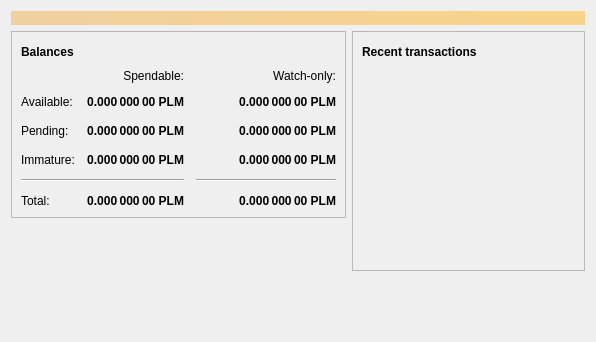
<?xml version="1.0" encoding="UTF-8"?>
<ui version="4.0">
 <class>OverviewPage</class>
 <widget class="QWidget" name="OverviewPage">
  <property name="geometry">
   <rect>
    <x>0</x>
    <y>0</y>
    <width>596</width>
    <height>342</height>
   </rect>
  </property>
  <property name="windowTitle">
   <string>Form</string>
  </property>
  <layout class="QVBoxLayout" name="topLayout">
   <item>
    <widget class="QLabel" name="labelAlerts">
     <property name="visible">
      <bool>false</bool>
     </property>
     <property name="styleSheet">
      <string notr="true">QLabel { background-color: qlineargradient(x1: 0, y1: 0, x2: 1, y2: 0, stop:0 #F0D0A0, stop:1 #F8D488); color:#000000; }</string>
     </property>
     <property name="wordWrap">
      <bool>true</bool>
     </property>
     <property name="margin">
      <number>3</number>
     </property>
     <property name="textInteractionFlags">
      <set>Qt::TextSelectableByMouse</set>
     </property>
    </widget>
   </item>
   <item>
    <layout class="QHBoxLayout" name="horizontalLayout" stretch="1,1">
     <item>
      <layout class="QVBoxLayout" name="verticalLayout_2">
       <item>
        <widget class="QFrame" name="frame">
         <property name="frameShape">
          <enum>QFrame::StyledPanel</enum>
         </property>
         <property name="frameShadow">
          <enum>QFrame::Raised</enum>
         </property>
         <layout class="QVBoxLayout" name="verticalLayout_4">
          <item>
           <layout class="QHBoxLayout" name="horizontalLayout_4">
            <item>
             <widget class="QLabel" name="label_5">
              <property name="font">
               <font>
                <weight>75</weight>
                <bold>true</bold>
               </font>
              </property>
              <property name="text">
               <string>Balances</string>
              </property>
             </widget>
            </item>
            <item>
             <widget class="QPushButton" name="labelWalletStatus">
              <property name="enabled">
               <bool>true</bool>
              </property>
              <property name="maximumSize">
               <size>
                <width>30</width>
                <height>16777215</height>
               </size>
              </property>
              <property name="toolTip">
               <string>The displayed information may be out of date. Your wallet automatically synchronizes with the Palladium network after a connection is established, but this process has not completed yet.</string>
              </property>
              <property name="text">
               <string/>
              </property>
              <property name="icon">
               <iconset resource="../palladium.qrc">
                <normaloff>:/icons/warning</normaloff>
                <disabledoff>:/icons/warning</disabledoff>:/icons/warning</iconset>
              </property>
              <property name="iconSize">
               <size>
                <width>24</width>
                <height>24</height>
               </size>
              </property>
              <property name="flat">
               <bool>true</bool>
              </property>
             </widget>
            </item>
            <item>
             <spacer name="horizontalSpacer_3">
              <property name="orientation">
               <enum>Qt::Horizontal</enum>
              </property>
              <property name="sizeHint" stdset="0">
               <size>
                <width>40</width>
                <height>20</height>
               </size>
              </property>
             </spacer>
            </item>
           </layout>
          </item>
          <item>
           <layout class="QGridLayout" name="gridLayout">
            <property name="spacing">
             <number>12</number>
            </property>
            <item row="2" column="2">
             <widget class="QLabel" name="labelWatchPending">
              <property name="font">
               <font>
                <weight>75</weight>
                <bold>true</bold>
               </font>
              </property>
              <property name="cursor">
               <cursorShape>IBeamCursor</cursorShape>
              </property>
              <property name="toolTip">
               <string>Unconfirmed transactions to watch-only addresses</string>
              </property>
              <property name="text">
               <string notr="true">0.000 000 00 PLM</string>
              </property>
              <property name="alignment">
               <set>Qt::AlignRight|Qt::AlignTrailing|Qt::AlignVCenter</set>
              </property>
              <property name="textInteractionFlags">
               <set>Qt::LinksAccessibleByMouse|Qt::TextSelectableByKeyboard|Qt::TextSelectableByMouse</set>
              </property>
             </widget>
            </item>
            <item row="2" column="1">
             <widget class="QLabel" name="labelUnconfirmed">
              <property name="font">
               <font>
                <weight>75</weight>
                <bold>true</bold>
               </font>
              </property>
              <property name="cursor">
               <cursorShape>IBeamCursor</cursorShape>
              </property>
              <property name="toolTip">
               <string>Total of transactions that have yet to be confirmed, and do not yet count toward the spendable balance</string>
              </property>
              <property name="text">
               <string notr="true">0.000 000 00 PLM</string>
              </property>
              <property name="alignment">
               <set>Qt::AlignRight|Qt::AlignTrailing|Qt::AlignVCenter</set>
              </property>
              <property name="textInteractionFlags">
               <set>Qt::LinksAccessibleByMouse|Qt::TextSelectableByKeyboard|Qt::TextSelectableByMouse</set>
              </property>
             </widget>
            </item>
            <item row="3" column="2">
             <widget class="QLabel" name="labelWatchImmature">
              <property name="font">
               <font>
                <weight>75</weight>
                <bold>true</bold>
               </font>
              </property>
              <property name="cursor">
               <cursorShape>IBeamCursor</cursorShape>
              </property>
              <property name="toolTip">
               <string>Mined balance in watch-only addresses that has not yet matured</string>
              </property>
              <property name="text">
               <string notr="true">0.000 000 00 PLM</string>
              </property>
              <property name="alignment">
               <set>Qt::AlignRight|Qt::AlignTrailing|Qt::AlignVCenter</set>
              </property>
              <property name="textInteractionFlags">
               <set>Qt::LinksAccessibleByMouse|Qt::TextSelectableByKeyboard|Qt::TextSelectableByMouse</set>
              </property>
             </widget>
            </item>
            <item row="4" column="0" colspan="2">
             <widget class="Line" name="line">
              <property name="orientation">
               <enum>Qt::Horizontal</enum>
              </property>
             </widget>
            </item>
            <item row="4" column="2">
             <widget class="Line" name="lineWatchBalance">
              <property name="sizePolicy">
               <sizepolicy hsizetype="Preferred" vsizetype="Fixed">
                <horstretch>0</horstretch>
                <verstretch>0</verstretch>
               </sizepolicy>
              </property>
              <property name="minimumSize">
               <size>
                <width>140</width>
                <height>0</height>
               </size>
              </property>
              <property name="orientation">
               <enum>Qt::Horizontal</enum>
              </property>
             </widget>
            </item>
            <item row="5" column="0">
             <widget class="QLabel" name="labelTotalText">
              <property name="text">
               <string>Total:</string>
              </property>
             </widget>
            </item>
            <item row="3" column="1">
             <widget class="QLabel" name="labelImmature">
              <property name="font">
               <font>
                <weight>75</weight>
                <bold>true</bold>
               </font>
              </property>
              <property name="cursor">
               <cursorShape>IBeamCursor</cursorShape>
              </property>
              <property name="toolTip">
               <string>Mined balance that has not yet matured</string>
              </property>
              <property name="text">
               <string notr="true">0.000 000 00 PLM</string>
              </property>
              <property name="alignment">
               <set>Qt::AlignRight|Qt::AlignTrailing|Qt::AlignVCenter</set>
              </property>
              <property name="textInteractionFlags">
               <set>Qt::LinksAccessibleByMouse|Qt::TextSelectableByKeyboard|Qt::TextSelectableByMouse</set>
              </property>
             </widget>
            </item>
            <item row="2" column="3">
             <spacer name="horizontalSpacer_2">
              <property name="orientation">
               <enum>Qt::Horizontal</enum>
              </property>
              <property name="sizeHint" stdset="0">
               <size>
                <width>40</width>
                <height>20</height>
               </size>
              </property>
             </spacer>
            </item>
            <item row="3" column="0">
             <widget class="QLabel" name="labelImmatureText">
              <property name="text">
               <string>Immature:</string>
              </property>
             </widget>
            </item>
            <item row="5" column="1">
             <widget class="QLabel" name="labelTotal">
              <property name="font">
               <font>
                <weight>75</weight>
                <bold>true</bold>
               </font>
              </property>
              <property name="cursor">
               <cursorShape>IBeamCursor</cursorShape>
              </property>
              <property name="toolTip">
               <string>Your current total balance</string>
              </property>
              <property name="text">
               <string notr="true">0.000 000 00 PLM</string>
              </property>
              <property name="alignment">
               <set>Qt::AlignRight|Qt::AlignTrailing|Qt::AlignVCenter</set>
              </property>
              <property name="textInteractionFlags">
               <set>Qt::LinksAccessibleByMouse|Qt::TextSelectableByKeyboard|Qt::TextSelectableByMouse</set>
              </property>
             </widget>
            </item>
            <item row="5" column="2">
             <widget class="QLabel" name="labelWatchTotal">
              <property name="font">
               <font>
                <weight>75</weight>
                <bold>true</bold>
               </font>
              </property>
              <property name="cursor">
               <cursorShape>IBeamCursor</cursorShape>
              </property>
              <property name="toolTip">
               <string>Current total balance in watch-only addresses</string>
              </property>
              <property name="text">
               <string notr="true">0.000 000 00 PLM</string>
              </property>
              <property name="alignment">
               <set>Qt::AlignRight|Qt::AlignTrailing|Qt::AlignVCenter</set>
              </property>
              <property name="textInteractionFlags">
               <set>Qt::LinksAccessibleByMouse|Qt::TextSelectableByKeyboard|Qt::TextSelectableByMouse</set>
              </property>
             </widget>
            </item>
            <item row="0" column="2">
             <widget class="QLabel" name="labelWatchonly">
              <property name="text">
               <string>Watch-only:</string>
              </property>
              <property name="alignment">
               <set>Qt::AlignRight|Qt::AlignTrailing|Qt::AlignVCenter</set>
              </property>
             </widget>
            </item>
            <item row="1" column="0">
             <widget class="QLabel" name="labelBalanceText">
              <property name="text">
               <string>Available:</string>
              </property>
             </widget>
            </item>
            <item row="1" column="1">
             <widget class="QLabel" name="labelBalance">
              <property name="font">
               <font>
                <weight>75</weight>
                <bold>true</bold>
               </font>
              </property>
              <property name="cursor">
               <cursorShape>IBeamCursor</cursorShape>
              </property>
              <property name="toolTip">
               <string>Your current spendable balance</string>
              </property>
              <property name="text">
               <string notr="true">0.000 000 00 PLM</string>
              </property>
              <property name="alignment">
               <set>Qt::AlignRight|Qt::AlignTrailing|Qt::AlignVCenter</set>
              </property>
              <property name="textInteractionFlags">
               <set>Qt::LinksAccessibleByMouse|Qt::TextSelectableByKeyboard|Qt::TextSelectableByMouse</set>
              </property>
             </widget>
            </item>
            <item row="1" column="2">
             <widget class="QLabel" name="labelWatchAvailable">
              <property name="font">
               <font>
                <weight>75</weight>
                <bold>true</bold>
               </font>
              </property>
              <property name="cursor">
               <cursorShape>IBeamCursor</cursorShape>
              </property>
              <property name="toolTip">
               <string>Your current balance in watch-only addresses</string>
              </property>
              <property name="text">
               <string notr="true">0.000 000 00 PLM</string>
              </property>
              <property name="alignment">
               <set>Qt::AlignRight|Qt::AlignTrailing|Qt::AlignVCenter</set>
              </property>
              <property name="textInteractionFlags">
               <set>Qt::LinksAccessibleByMouse|Qt::TextSelectableByKeyboard|Qt::TextSelectableByMouse</set>
              </property>
             </widget>
            </item>
            <item row="2" column="0">
             <widget class="QLabel" name="labelPendingText">
              <property name="text">
               <string>Pending:</string>
              </property>
             </widget>
            </item>
            <item row="0" column="1">
             <widget class="QLabel" name="labelSpendable">
              <property name="text">
               <string>Spendable:</string>
              </property>
              <property name="alignment">
               <set>Qt::AlignRight|Qt::AlignTrailing|Qt::AlignVCenter</set>
              </property>
             </widget>
            </item>
           </layout>
          </item>
         </layout>
        </widget>
       </item>
       <item>
        <spacer name="verticalSpacer">
         <property name="orientation">
          <enum>Qt::Vertical</enum>
         </property>
         <property name="sizeHint" stdset="0">
          <size>
           <width>20</width>
           <height>40</height>
          </size>
         </property>
        </spacer>
       </item>
      </layout>
     </item>
     <item>
      <layout class="QVBoxLayout" name="verticalLayout_3">
       <item>
        <widget class="QFrame" name="frame_2">
         <property name="frameShape">
          <enum>QFrame::StyledPanel</enum>
         </property>
         <property name="frameShadow">
          <enum>QFrame::Raised</enum>
         </property>
         <layout class="QVBoxLayout" name="verticalLayout">
          <item>
           <layout class="QHBoxLayout" name="horizontalLayout_2">
            <item>
             <widget class="QLabel" name="label_4">
              <property name="font">
               <font>
                <weight>75</weight>
                <bold>true</bold>
               </font>
              </property>
              <property name="text">
               <string>Recent transactions</string>
              </property>
             </widget>
            </item>
            <item>
             <widget class="QPushButton" name="labelTransactionsStatus">
              <property name="enabled">
               <bool>true</bool>
              </property>
              <property name="maximumSize">
               <size>
                <width>30</width>
                <height>16777215</height>
               </size>
              </property>
              <property name="toolTip">
               <string>The displayed information may be out of date. Your wallet automatically synchronizes with the Palladium network after a connection is established, but this process has not completed yet.</string>
              </property>
              <property name="text">
               <string/>
              </property>
              <property name="icon">
               <iconset resource="../palladium.qrc">
                <normaloff>:/icons/warning</normaloff>
                <disabledoff>:/icons/warning</disabledoff>:/icons/warning</iconset>
              </property>
              <property name="iconSize">
               <size>
                <width>24</width>
                <height>24</height>
               </size>
              </property>
              <property name="flat">
               <bool>true</bool>
              </property>
             </widget>
            </item>
            <item>
             <spacer name="horizontalSpacer">
              <property name="orientation">
               <enum>Qt::Horizontal</enum>
              </property>
              <property name="sizeHint" stdset="0">
               <size>
                <width>40</width>
                <height>20</height>
               </size>
              </property>
             </spacer>
            </item>
           </layout>
          </item>
          <item>
           <widget class="QListView" name="listTransactions">
            <property name="styleSheet">
             <string notr="true">QListView { background: transparent; }</string>
            </property>
            <property name="frameShape">
             <enum>QFrame::NoFrame</enum>
            </property>
            <property name="verticalScrollBarPolicy">
             <enum>Qt::ScrollBarAlwaysOff</enum>
            </property>
            <property name="horizontalScrollBarPolicy">
             <enum>Qt::ScrollBarAlwaysOff</enum>
            </property>
            <property name="selectionMode">
             <enum>QAbstractItemView::NoSelection</enum>
            </property>
           </widget>
          </item>
         </layout>
        </widget>
       </item>
       <item>
        <spacer name="verticalSpacer_2">
         <property name="orientation">
          <enum>Qt::Vertical</enum>
         </property>
         <property name="sizeHint" stdset="0">
          <size>
           <width>20</width>
           <height>40</height>
          </size>
         </property>
        </spacer>
       </item>
      </layout>
     </item>
    </layout>
   </item>
  </layout>
 </widget>
 <resources/>
 <connections/>
</ui>
